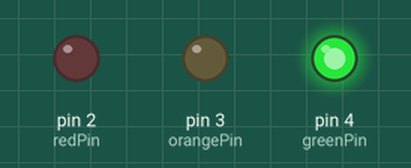
A sketch run on a simulated Arduino Uno, built with avr-gcc and run on an emulated ATmega328P. Shown: output pins drawn as LEDs (lit = HIGH).

Above: at 1.5 s.
At 3.5 s:
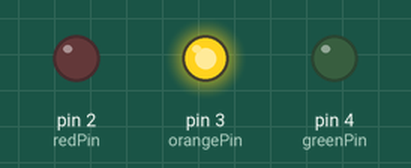
At 5.5 s:
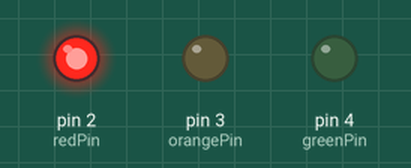
Timing chart, 0 to 9.1 s (numbered marks = the images above):
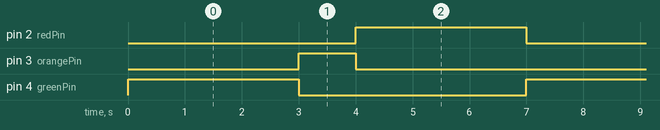

Measured:
- by itself, pin 2 (redPin), pin 4 (greenPin): alternates HIGH for 3.0 s and LOW for 4.0 s
- by itself, pin 3 (orangePin): alternates HIGH for 1.0 s and LOW for 6.0 s
- by itself, everything shown: repeats every 7.0 s, in 4 steps

The sketch:

Feu_tricolore.ino
```cpp
const int greenPin = 4; // déclarez la broche 4 comme la broche LED verte
const int orangePin = 3; // déclarez la broche 3 comme la broche LED orange
const int redPin = 2; // déclarez la broche 2 comme la broche LED rouge

void setup() {
  pinMode(greenPin, OUTPUT); // configurez la broche 4 comme une sortie
  pinMode(orangePin, OUTPUT); // configurez la broche 3 comme une sortie
  pinMode(redPin, OUTPUT); // configurez la broche 2 comme une sortie
}

void loop() {
  digitalWrite(greenPin, HIGH); // allumez la LED verte
  delay(3000); // attendez 3 secondes
  digitalWrite(greenPin, LOW); // éteignez la LED verte
  digitalWrite(orangePin, HIGH); // allumez la LED orange
  delay(1000); // attendez 1 seconde
  digitalWrite(orangePin, LOW); // éteignez la LED orange
  digitalWrite(redPin, HIGH); // allumez la LED rouge
  delay(3000); // attendez 3 secondes
  digitalWrite(redPin, LOW); // éteignez la LED rouge
}
```
